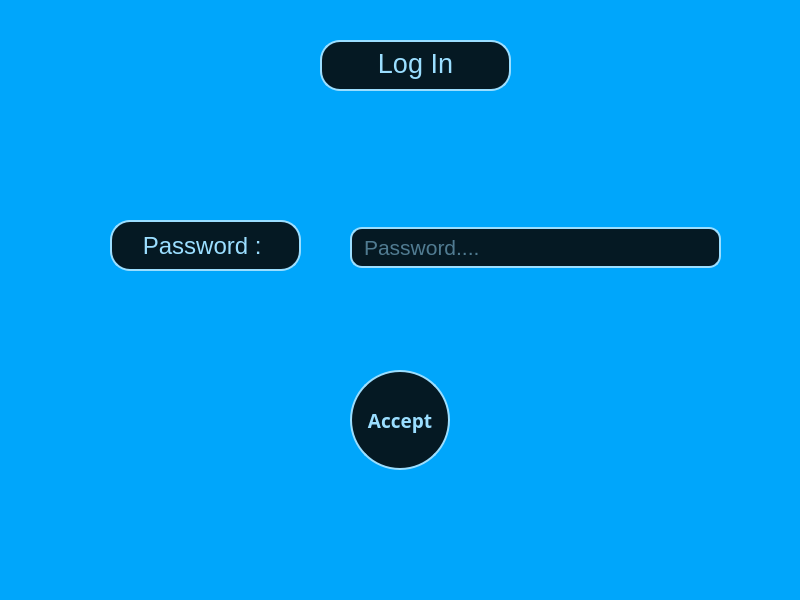
<?xml version="1.0" encoding="UTF-8"?>
<ui version="4.0">
 <class>MainWindow</class>
 <widget class="QMainWindow" name="MainWindow">
  <property name="geometry">
   <rect>
    <x>0</x>
    <y>0</y>
    <width>800</width>
    <height>600</height>
   </rect>
  </property>
  <property name="windowTitle">
   <string>MainWindow</string>
  </property>
  <property name="styleSheet">
   <string notr="true">background-color:#00A6FB</string>
  </property>
  <widget class="QWidget" name="centralwidget">
   <widget class="QLineEdit" name="lineEdit_passord">
    <property name="geometry">
     <rect>
      <x>350</x>
      <y>227</y>
      <width>371</width>
      <height>41</height>
     </rect>
    </property>
    <property name="font">
     <font>
      <pointsize>16</pointsize>
     </font>
    </property>
    <property name="styleSheet">
     <string notr="true">QLineEdit{
background-color:#051923;
color:rgb(155, 222, 255);
border:2px solid rgb(155, 222, 255);
border-radius:12px;
padding-left:10px
}

QLineEdit:hover{
background-color:rgb(155, 222, 255);
color:#051923;
border:2px solid #051923
}</string>
    </property>
    <property name="text">
     <string/>
    </property>
    <property name="placeholderText">
     <string>Password....</string>
    </property>
   </widget>
   <widget class="QLabel" name="label_3">
    <property name="geometry">
     <rect>
      <x>110</x>
      <y>220</y>
      <width>191</width>
      <height>51</height>
     </rect>
    </property>
    <property name="font">
     <font>
      <pointsize>18</pointsize>
     </font>
    </property>
    <property name="styleSheet">
     <string notr="true">QLabel{
background-color:#051923;
color:rgb(155, 222, 255);
border:2px solid rgb(155, 222, 255);
border-radius:20px
}</string>
    </property>
    <property name="text">
     <string>Password : </string>
    </property>
    <property name="alignment">
     <set>Qt::AlignCenter</set>
    </property>
   </widget>
   <widget class="QLabel" name="label">
    <property name="geometry">
     <rect>
      <x>320</x>
      <y>40</y>
      <width>191</width>
      <height>51</height>
     </rect>
    </property>
    <property name="font">
     <font>
      <pointsize>20</pointsize>
     </font>
    </property>
    <property name="styleSheet">
     <string notr="true">QLabel{
background-color:#051923;
color:rgb(155, 222, 255);
border:2px solid rgb(155, 222, 255);
border-radius:20px;
padding-bottom:4px
}</string>
    </property>
    <property name="text">
     <string>Log In</string>
    </property>
    <property name="alignment">
     <set>Qt::AlignCenter</set>
    </property>
   </widget>
   <widget class="QPushButton" name="pushButton_register_db">
    <property name="geometry">
     <rect>
      <x>350</x>
      <y>370</y>
      <width>100</width>
      <height>100</height>
     </rect>
    </property>
    <property name="font">
     <font>
      <family>Segoe Print</family>
      <pointsize>14</pointsize>
      <weight>75</weight>
      <bold>true</bold>
     </font>
    </property>
    <property name="styleSheet">
     <string notr="true">QPushButton{
background-color:#051923;
color:rgb(155, 222, 255);
border:2px solid rgb(155, 222, 255);
border-radius:50%;
}
QPushButton::hover{
background-color:rgb(155, 222, 255);
color:#051923;
border:2px solid #051923
}</string>
    </property>
    <property name="text">
     <string>Accept</string>
    </property>
   </widget>
  </widget>
  <widget class="QStatusBar" name="statusbar"/>
 </widget>
 <resources/>
 <connections/>
</ui>
